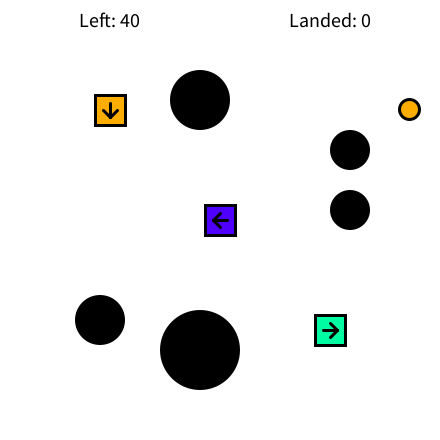
Frame 1 (no input)
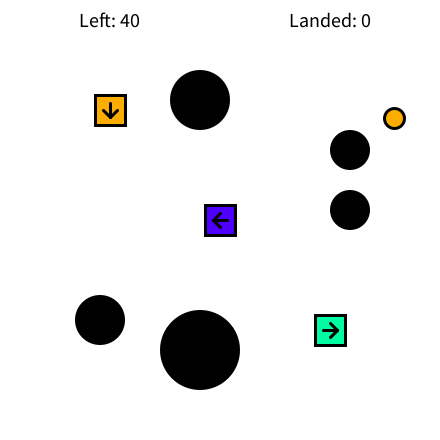
Frame 60 (the mouse pressed at the canvas centre just before this capture)
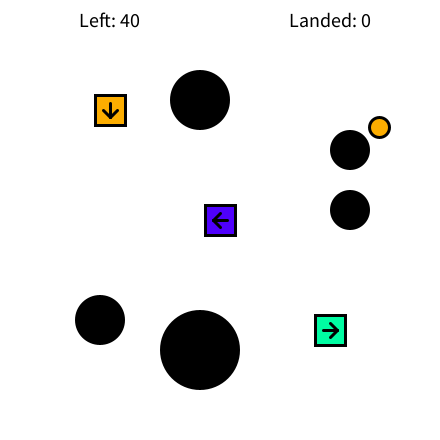
Frame 120 (the mouse held since frame 60 and released just before this capture)

The Processing sketch that drew these frames (run headless with seeded random() and noise(); from frame 60 on, the mouse is pressed at the canvas centre):

// Processing sketch: processing_116613
// ── processing_116613.pde

// flight controller
ArrayList<Unit> units = new ArrayList<Unit>();
ArrayList<PVector> zones = new ArrayList<PVector>();
ArrayList<PVector> obst = new ArrayList<PVector>();
 
boolean flag= false;
boolean noarrows = false;
boolean obstacles = true;
boolean infinite = false;
boolean death = false;
 
PVector mpos = new PVector();
int gameState = 0;
 
int max = 40;
int left = max;
 
int score = 0;
 
// init
void setup() {
   
  size(440,440);
  smooth();
   
  rectMode(CENTER);
  textAlign(CENTER, CENTER);
  textSize(20);
  ellipseMode(CENTER);
   
  sss();
  background(0);
   
}
 
 
// update
void draw() {
   
  // bg
  background(255);
   
  // mouse pos
  mpos.x = mouseX;
  mpos.y = mouseY;
   
  if(gameState == 0) {
     
    if(!infinite && units.size() == 0) gameState = 2;
     
    float f = 7.0;
   
    // zones
    rectMode(CENTER);
    for(PVector z : zones) {
      pushStyle();
      rectMode(CENTER);
      strokeWeight(3.0);
      color c = color(#FCAD00);
      if(z.z == 2) c = color(#4F00FC);
      if(z.z == 3) c = color(#00FCA2);
      fill(c);
      rect(z.x,z.y,30,30);
      if(!noarrows) {
        if(z.z == 1) {
          line(z.x, z.y - f, z.x, z.y + f);
          line(z.x, z.y + f, z.x + f, z.y);
          line(z.x, z.y + f, z.x - f, z.y);
        }
        if(z.z == 2) {
          line(z.x - f, z.y, z.x + f, z.y);
          line(z.x - f, z.y, z.x, z.y + f);
          line(z.x - f, z.y, z.x, z.y - f);
        }
        if(z.z == 3) {
          line(z.x - f, z.y, z.x + f, z.y);
          line(z.x + f, z.y, z.x, z.y + f);
          line(z.x + f, z.y, z.x, z.y - f);
        }
        popStyle();
      }
    }
     
    // units
    for( int i = units.size()-1; i >= 0; i--) {
      Unit u = units.get(i);
      u.update();
      u.draw();
      // delete
      for(PVector z : zones) {
        if(u.pos.dist(new PVector(z.x,z.y)) < 20 && int(z.z)==u.type) {
          boolean doit = false;
          if(u.type == 1 && u.vel.y > 0.3) doit = true;
          if(u.type == 2 && u.vel.x < - 0.3) doit = true;
          if(u.type == 3 && u.vel.x > 0.3) doit = true;
          if(noarrows) doit  = true;
          if(doit) {
            units.remove(i);
            score++;
          }
        }
      }
      // collision
      for(int j = units.size()-1; j > i; j--) {
        if(i!=j) {
          Unit o = units.get(j);
          if(o.pos.dist(u.pos) < 2*o.r && !o.pos.equals(u.pos) && o.init && u.init) {
            if(death) gameState = 1;
            units.remove(j);
            units.remove(i);
            break;
          }
        }
      }
 
    }
    for(int i = units.size()-1; i >= 0; i--) {
      Unit u = units.get(i);
      // collision obstacle
      for(int j = obst.size()-1; j >= 0; j--) {
        PVector o = obst.get(j).get();
        if(u.pos.dist(new PVector(o.x,o.y)) < (o.z/2 + u.r)) {
          units.remove(i);
          if(death) gameState = 1;
        }
      }
    }
     
    ellipseMode(CENTER);
    for(PVector o : obst) {
      pushStyle();
      fill(0);
      noStroke();
      ellipse(o.x, o.y, o.z, o.z);
      popStyle();
    }
     
    fill(0);
    stroke(0);
    //if(!infinite) text("Score: " + str(score) + "/" + str(max), width/2, 20);
    //else text("Score: " + str(score), width/2, 20);
     
    text("Left: " + str(units.size()), width/4, 20);
    text("Landed: " + str(score), 3*width/4, 20);
   
  }
 if(gameState == 1) {
    fill(0);
    stroke(0);
    text("GAME OVER", width/2, 20);
    text("Score: " + str(score), width/2, 40);
    if(!mousePressed) flag = false;
    if(mousePressed && !flag) {gameState = 0; sss();}
  }
 if(gameState == 2) {
    fill(0);
    stroke(0);
    text("GAME OVER", width/2, 20);
    text("Score: " + str(score), width/2, 40);
    if(!mousePressed) flag = false;
    if(mousePressed && !flag) {gameState = 0; sss();}
  }
   
   
   
}
 
 
// init
void sss() {
  score = 0;
  float interval = 100;
  units = new ArrayList<Unit>();
  left = max;
 
  for(int i = 0; i < max; i++) {
    Unit u = new Unit();
    u.pos = new PVector(random(width), random(height));
    u.pos = new PVector(width/2, height/2);
    PVector d = new PVector(-1+random(2), -1+random(2));
    d.normalize();
    d.mult(width/2 + i * interval);
    u.pos.add(d);
    d.normalize();
    d.mult(-0.3);
    u.vel = d.get();
    u.type = 1;
    if(random(1) < 0.3) u.type = 2;
    if(random(1) < 0.3) u.type = 3;
    units.add(u);
    interval--;
    if(interval < 50) interval = 50;
  }
   
  background(0);
   
   
  zones = new ArrayList<PVector>();
  for(int i = 0; i < 3; i++) {
    PVector z = new PVector((i+1)*width/4, (i+1)*width/4, i+1);
    zones.add(z);
  }
     
  obst = new ArrayList<PVector>();
  if(obstacles) {
    PVector o = new PVector(200,350, 80);
    obst.add(o);
    o = new PVector(350,150, 40);
    obst.add(o);
    o = new PVector(350,210, 40);
    obst.add(o);
    o = new PVector(100,320, 50);
    obst.add(o);
    o = new PVector(200,100, 60);
    obst.add(o);
  }
   
   
   
   
}
 
 
// unit object
class Unit {
   
  float r = 10.0;
  PVector pos = new PVector();
  PVector vel = new PVector();
  boolean dragged = false;
  boolean init = false;
  int type = 0;
  ArrayList<PVector> path = new ArrayList<PVector>();
   
  Unit() {
  }
   
  void update() {
    // start drag
    if(mousePressed && mpos.dist(pos) < r && !flag) {
      flag = true;
      dragged = true;
      path = new ArrayList<PVector>();
    }
    if(path.size() > 0) {
      if(mousePressed && mpos.dist(path.get(path.size()-1)) < r && !flag) {
        flag = true;
        dragged = true;
      }
    }
    // undrag
    if(!mousePressed) {
      flag = false;
      dragged = false;
    }
    // drag
    if(dragged) {
      if(path.size() > 0) {
        PVector p = path.get(path.size()-1).get();
        if(mpos.dist(p) > 4) {
          path.add(mpos.get());
        }
      } else {
        path.add(mpos.get());
      }
    }
    // move toward path
    if(path.size() >= 1) {
      vel = path.get(0).get();
      vel.sub(pos);
      vel.normalize();
      vel.mult(0.4);
      pos.add(vel);
      // get there
      if(pos.dist(path.get(0).get()) < r) {
        path.remove(0);
      }
    } else {
      pos.add(vel);
    }
    // bounce
    if(init) {
      if(pos.x < 0-3*r || pos.x > width + 3*r) {pos.x = constrain(pos.x, -3*r, width+3*r); vel.x *= -1;}
      if(pos.y < 0-3*r || pos.y > height + 3*r) {pos.y = constrain(pos.y, -3*r, height+3*r); vel.y *= -1;}
    }
    // in screen
    if(pos.x > 0 && pos.x < width && pos.y > 0 && pos.y < height) init = true;
     
  }
   
  void draw() {
    rectMode(CENTER);
    pushStyle();
    noFill();
    color c = color(#FCAD00);
    if(type == 2) c = color(#4F00FC);
    if(type == 3) c = color(#00FCA2);
    fill(c);
    stroke(0);
    strokeWeight(3.0);
    ellipse(pos.x, pos.y, r*2, r*2);
    popStyle();
    // path
    if(path.size() > 0) {
      pushStyle();
      noFill();
      stroke(0,100);
      strokeWeight(2.0);
      beginShape();
      vertex(pos.x,pos.y);
      for(PVector p : path) {
        vertex(p.x,p.y);
      }
      endShape();
      popStyle();
      pushStyle();
      noFill();
      stroke(0);
      strokeWeight(3.0);
      ellipse(path.get(path.size()-1).x,path.get(path.size()-1).y, 5,5);
      popStyle();
      rectMode(CENTER);
    }
  }
   
};
